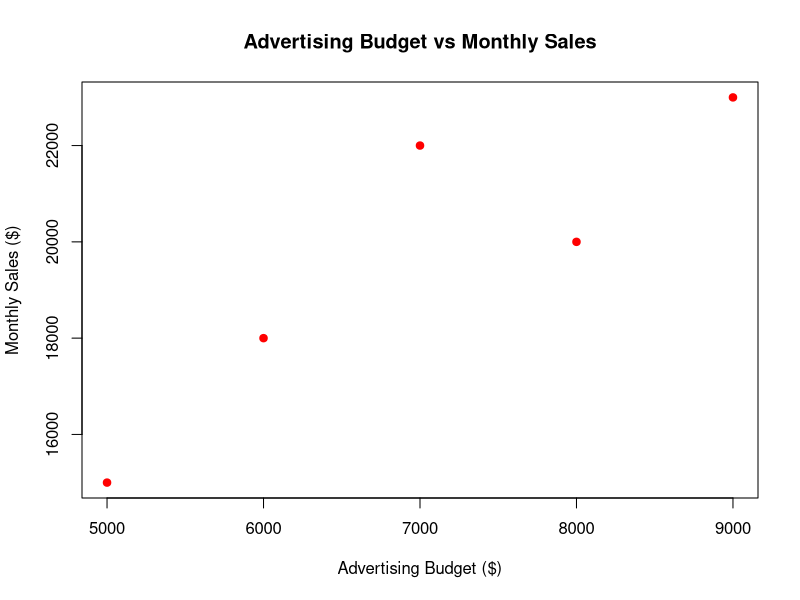

Source code (R):
# Monthly sales data
sales <- c(
  15000,
  18000,
  22000,
  20000,
  23000
)

# Sample advertising budget data
advertising <- c(
  5000,
  6000,
  7000,
  8000,
  9000
)

# Scatter Plot
plot(
  advertising,
  sales,
  main = "Advertising Budget vs Monthly Sales",
  xlab = "Advertising Budget ($)",
  ylab = "Monthly Sales ($)",
  pch = 19,
  col = "red"
)
